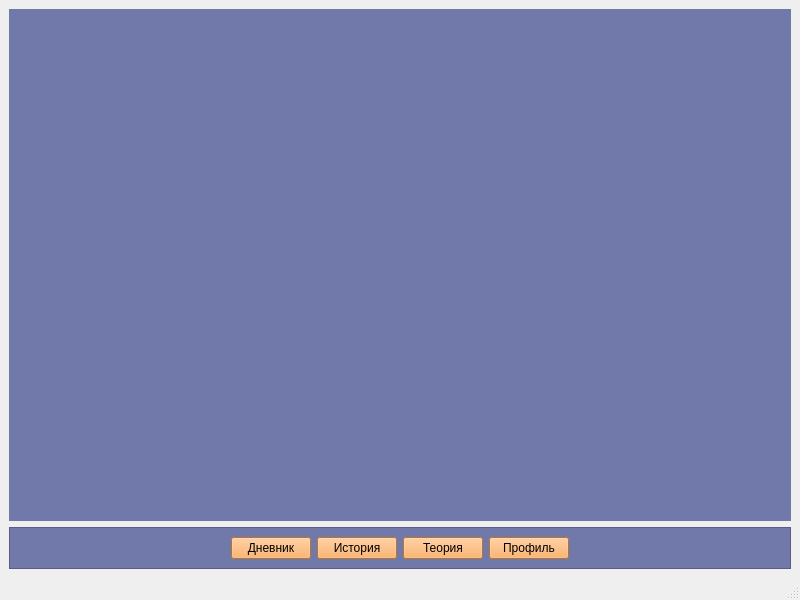
<?xml version="1.0" encoding="UTF-8"?>
<ui version="4.0">
 <class>MainWindow</class>
 <widget class="QMainWindow" name="MainWindow">
  <property name="geometry">
   <rect>
    <x>0</x>
    <y>0</y>
    <width>800</width>
    <height>600</height>
   </rect>
  </property>
  <property name="windowTitle">
   <string>DiaBelka</string>
  </property>
  <widget class="QWidget" name="centralwidget">
   <layout class="QVBoxLayout" name="verticalLayout">
    <item>
     <widget class="QStackedWidget" name="stackedWidget">
      <property name="styleSheet">
       <string notr="true">background-color: rgb(113, 121, 171);</string>
      </property>
     </widget>
    </item>
    <item>
     <widget class="QFrame" name="frame">
      <property name="styleSheet">
       <string notr="true">background-color: rgb(113, 121, 171);
border-color: none;</string>
      </property>
      <property name="frameShape">
       <enum>QFrame::Shape::StyledPanel</enum>
      </property>
      <property name="frameShadow">
       <enum>QFrame::Shadow::Raised</enum>
      </property>
      <layout class="QHBoxLayout" name="horizontalLayout">
       <item>
        <spacer name="horizontalSpacer">
         <property name="orientation">
          <enum>Qt::Orientation::Horizontal</enum>
         </property>
         <property name="sizeHint" stdset="0">
          <size>
           <width>40</width>
           <height>20</height>
          </size>
         </property>
        </spacer>
       </item>
       <item>
        <widget class="QPushButton" name="openDiaryButton">
         <property name="sizePolicy">
          <sizepolicy hsizetype="Maximum" vsizetype="Fixed">
           <horstretch>0</horstretch>
           <verstretch>0</verstretch>
          </sizepolicy>
         </property>
         <property name="styleSheet">
          <string notr="true">background-color: rgb(255, 163, 72);</string>
         </property>
         <property name="text">
          <string>Дневник</string>
         </property>
        </widget>
       </item>
       <item>
        <widget class="QPushButton" name="openHistoryButton">
         <property name="sizePolicy">
          <sizepolicy hsizetype="Maximum" vsizetype="Fixed">
           <horstretch>0</horstretch>
           <verstretch>0</verstretch>
          </sizepolicy>
         </property>
         <property name="styleSheet">
          <string notr="true">background-color: rgb(255, 163, 72);</string>
         </property>
         <property name="text">
          <string>История</string>
         </property>
        </widget>
       </item>
       <item>
        <widget class="QPushButton" name="openTheoryButton">
         <property name="styleSheet">
          <string notr="true">background-color: rgb(255, 163, 72);</string>
         </property>
         <property name="text">
          <string>Теория</string>
         </property>
        </widget>
       </item>
       <item>
        <widget class="QPushButton" name="openProfileButton">
         <property name="styleSheet">
          <string notr="true">background-color: rgb(255, 163, 72);</string>
         </property>
         <property name="text">
          <string>Профиль</string>
         </property>
        </widget>
       </item>
       <item>
        <spacer name="horizontalSpacer_2">
         <property name="orientation">
          <enum>Qt::Orientation::Horizontal</enum>
         </property>
         <property name="sizeHint" stdset="0">
          <size>
           <width>40</width>
           <height>20</height>
          </size>
         </property>
        </spacer>
       </item>
      </layout>
     </widget>
    </item>
   </layout>
  </widget>
  <widget class="QMenuBar" name="menubar">
   <property name="geometry">
    <rect>
     <x>0</x>
     <y>0</y>
     <width>800</width>
     <height>23</height>
    </rect>
   </property>
  </widget>
  <widget class="QStatusBar" name="statusbar"/>
 </widget>
 <resources/>
 <connections/>
</ui>
